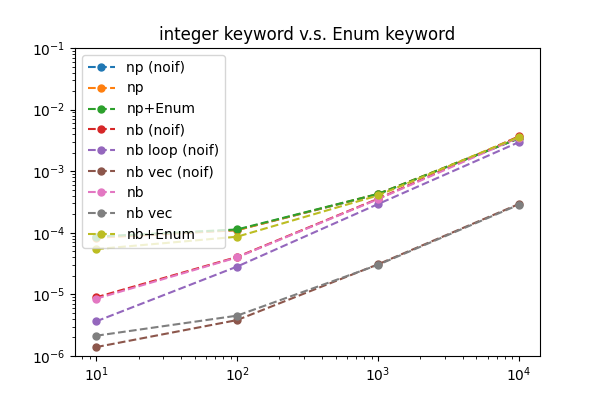

Write the Python code that produced this figure.


import numpy as np
import numba as nb
import sys

import matplotlib.pyplot as plt

import timeit, functools, collections

from enum import Enum

class T_DATA(Enum):
    INTERPOLATE = 1
    CALCULATE   = 2
T_DATA_MEMTYPE = nb.typeof( T_DATA.CALCULATE )

class T_ATOM(Enum):
    HYDROGEN      = 1
    HYDROGEN_LIKE = 2
    NORMAL        = 3
T_ATOM_MEMTYPE = nb.typeof( T_ATOM.HYDROGEN )

def func0(x,y):

    for k in range(10):
        z = x * y
        z /= np.exp(x + y)
        z *= np.sin(x) * np.cos(y)

    return z

def func0_loop(x,y):

    nL = x.shape[0]
    z = np.empty(nL, dtype=np.float64)

    for k in range(10):
        for j in range(nL):
            z[j] = x[j] * y[j]
            z[j] /= np.exp(x[j] + y[j])
            z[j] *= np.sin(x[j]) * np.cos(y[j])

    return z

def func(x,y, key1, key2):

    for k in range(10):

        if key1 == 1:
            if key2 == 1:
                z = x * y
                z /= np.exp(x + y)
                z *= np.sin(x) * np.cos(y)
            else:
                z = x * y
                z /= np.exp(x + y)
                z *= np.sin(x) * np.cos(y)
        else:
            z = x * y

    return z



def func_enum(x,y, ekey1, ekey2):

    for k in range(10):
        if ekey1 == T_ATOM.HYDROGEN:
            if ekey2 == T_DATA.CALCULATE:
                z = x * y
                z /= np.exp(x + y)
                z *= np.sin(x) * np.cos(y)
            else:
                z = x * y
                z /= np.exp(x + y)
                z *= np.sin(x) * np.cos(y)
        else:
            z = x * y

    return z

func0_nb = nb.njit( [nb.float64[:](nb.float64[:],nb.float64[:]) ] ) (func0)
func0_nbvec = nb.vectorize( [nb.float64(nb.float64,nb.float64) ], nopython=True ) (func0)

func0_loop_nb = nb.njit( [nb.float64[:](nb.float64[:],nb.float64[:]) ] ) (func0_loop)

func_nb = nb.njit( [nb.float64[:](nb.float64[:],nb.float64[:],nb.int64,nb.int64) ] ) (func)
func_nbvec = nb.vectorize( [nb.float64(nb.float64,nb.float64,nb.int64,nb.int64) ], nopython=True ) (func)

func_enum_nb = nb.njit( [nb.float64[:](nb.float64[:],nb.float64[:],T_ATOM_MEMTYPE,T_DATA_MEMTYPE)] )(func_enum)

def print_table(ns, result):


    nbar = 16 + 16*len(result.keys())
    s = '-'*nbar + '\n'
    s += "unit [1E-6 sec] "
    for key in result.keys():
        s += f"| {key:^13s} "
    s += '\n'
    s += '-'*nbar + '\n'

    for k in range(len(ns)):
        s += f"n={str(ns[k]):<13s} "
        for val in result.values():
            ss = f"{val[k]*1E6:<.1f}"
            s +=  f"| {ss:>9s}     "
        s += '\n'
    s += '-'*nbar + '\n'

    print(s)

if __name__ == "__main__":

    _result = {
        "np (noif)" : [],
        "np" : [],
        "np+Enum" : [],
        "nb (noif)" : [],
        'nb loop (noif)' : [],
        "nb vec (noif)" : [],
        "nb" : [],
        "nb vec" : [],
        "nb+Enum" : [],
    }
    _result = collections.OrderedDict( _result )

    _nLoop = 1000


    _ns = [10, 100, 1000, 10000]#, 100000]

    _dtype = np.dtype([('x', 'f8'), ('y', np.float64)])

    for _n in _ns:

        print(f"n = {_n}")

        _p = np.recarray(_n, dtype=_dtype)
        _p['x'][:] = np.random.rand(_n)[:]
        _p['y'][:] = np.random.rand(_n)[:]

        _t = timeit.Timer( functools.partial( func0, _p['x'], _p['y'] ) )
        _result["np (noif)"].append( _t.timeit(_nLoop)/_nLoop )

        _t = timeit.Timer( functools.partial( func, _p['x'], _p['y'], 1, 1 ) )
        _result["np"].append( _t.timeit(_nLoop)/_nLoop )

        _t = timeit.Timer( functools.partial( func_enum, _p['x'], _p['y'], T_ATOM.HYDROGEN, T_DATA.CALCULATE ) )
        _result["np+Enum"].append( _t.timeit(_nLoop)/_nLoop )

        _ = func0_nb( _p['x'], _p['y'] )
        _t = timeit.Timer( functools.partial( func0_nb, _p['x'], _p['y'] ) )
        _result["nb (noif)"].append( _t.timeit(_nLoop)/_nLoop )

        _ = func0_loop_nb( _p['x'], _p['y'] )
        _t = timeit.Timer( functools.partial( func0_loop_nb, _p['x'], _p['y'] ) )
        _result["nb loop (noif)"].append( _t.timeit(_nLoop)/_nLoop )

        _ = func0_nbvec( _p['x'], _p['y'] )
        _t = timeit.Timer( functools.partial( func0_nbvec, _p['x'], _p['y'] ) )
        _result["nb vec (noif)"].append( _t.timeit(_nLoop)/_nLoop )

        _ = func_nb( _p['x'], _p['y'], 1, 1 )
        _t = timeit.Timer( functools.partial( func_nb, _p['x'], _p['y'], 1, 1 ) )
        _result["nb"].append( _t.timeit(_nLoop)/_nLoop )

        _ = func_nbvec( _p['x'], _p['y'], 1, 1 )
        _t = timeit.Timer( functools.partial( func_nbvec, _p['x'], _p['y'], 1, 1 ) )
        _result["nb vec"].append( _t.timeit(_nLoop)/_nLoop )

        _ = func_enum_nb( _p['x'], _p['y'], T_ATOM.HYDROGEN, T_DATA.CALCULATE )
        _t = timeit.Timer( functools.partial( func_enum_nb, _p['x'], _p['y'], T_ATOM.HYDROGEN, T_DATA.CALCULATE ) )
        _result["nb+Enum"].append( _t.timeit(_nLoop)/_nLoop )

    print_table(_ns, _result)
#-----------------------------------------------------------------------------

    _fig, _axs = plt.subplots(1,1,figsize=(6,4), dpi=100)
    _ax = _axs
    for _key in _result.keys():
        _ax.plot(_ns, _result[_key], "--o", markersize=5, label=_key)
    _ax.legend(loc="best")
    _ax.set_yscale("log")
    _ax.set_xscale("log")
    _ax.set_title( "integer keyword v.s. Enum keyword" )
    _ax.set_ylim(1E-6, 1E-1)

    _fig.savefig(sys.argv[0].replace('.py', '.png'), dpi=100)
#-----------------------------------------------------------------------------
